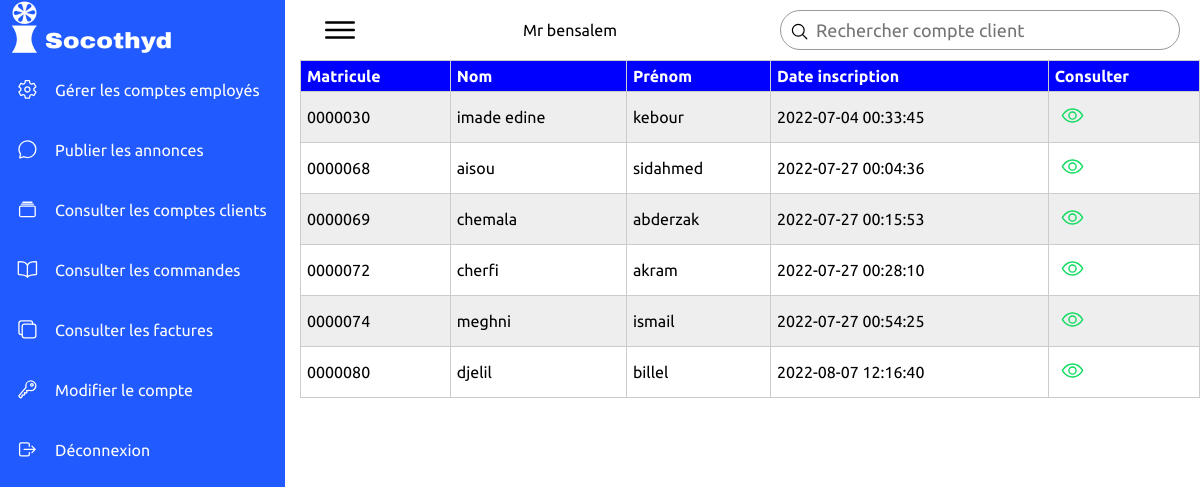
Screenshot of /admin/client/index.php (signed in) with the database file from the repository.
### tables this page shows
CREATE TABLE `users` (
  `mat` int(7) UNSIGNED ZEROFILL NOT NULL,
  `nom` varchar(50) NOT NULL,
  `prenom` varchar(50) NOT NULL,
  `adresse` varchar(150) NOT NULL,
  `num_tel` int(10) UNSIGNED ZEROFILL NOT NULL,
  `date` datetime NOT NULL,
  `password` varchar(40) NOT NULL,
  `role` varchar(20) NOT NULL DEFAULT 'client'
);

### admin/client/index.php (the view, shortened to what this page needs)
<?php
include 'connexion.php';
?>
<!DOCTYPE html>
<html lang="en">
<head>
    <link rel="stylesheet" href="asset/css/style.css">
    <head>
</head>
<body>
    <div class="container">
        <div class="navigation">
            <ul>
                <li>
                    <a href="index.php">
                        <span class="icon">
                            <img src="asset/imgs/so.png" alt="">
                        </span>
                        <span class="title"></span>
                    </a>
                </li>
                <li>
                    <a href="\socothyd\admin\cmptempl\index.php">
                        <span class="icon">
                            <ion-icon name="settings-outline"></ion-icon>
                        </span>
                        <span class="title">Gérer les comptes employés</span>
                    </a>
                </li>
                <li>
                    <a href="\socothyd\admin\annonces\index.php">
                        <span class="icon">
                            <ion-icon name="chatbubble-outline"></ion-icon>
                        </span>
                        <span class="title">Publier les annonces</span>
                    </a>
                </li>
                <li>
                    <a href="\socothyd\admin\client\index.php">
                        <span class="icon">
                            <ion-icon name="albums-outline"></ion-icon>
                        </span>
                        <span class="title">Consulter les comptes clients</span>
                    </a>
                </li>
                <li>
                    <a href="#">
                        <span class="icon">
                            <ion-icon name="book-outline"></ion-icon>
                        </span>
                        <span class="title">Consulter les commandes</span>
                    </a>
                </li>
                <li>
                    <a href="#">
                        <span class="icon">
                            <ion-icon name="copy-outline"></ion-icon>
                        </span>
                        <span class="title">Consulter les factures</span>
                    </a>
                </li>
                <li>
                    <a href="#">
                        <span class="icon">
                            <ion-icon name="key-outline"></ion-icon>
                        </span>
                        <span class="title">Modifier le compte</span>
                    </a>
                </li>
                <li>
                    <a href="deconnexion.php">
                        <span class="icon">
                            <ion-icon name="log-out-outline"></ion-icon>
                        </span>
                        <span class="title">Déconnexion</span>
                    </a>
                </li>
            </ul>
        </div>
        <div class="main">
            <div class="topbar">
                <div class="toggle">
                    <ion-icon name="menu-outline"></ion-icon>
                </div>
                Mr bensalem
                <div class="search">
                    <form action="searche.php" method="GET">
                    <label>
                        <input type="text" name="search" placeholder="Rechercher compte client">
                        <ion-icon name="search-outline"></ion-icon>
                    </label>
                    </form>
                </div>
            </div>
            <table>
	<thead>
	<tr>
		<th>Matricule</th>
		<th>Nom</th>
		<th>Prénom</th>
        <th>Date inscription</th>
        <th>Consulter</th>
	</tr>
	</thead>
	<?php
$sql = $conn->prepare(" SELECT * FROM users WHERE role IN ('client') ");
$sql->execute();
while($row=$sql->fetch()){
    ?>
<tr>
     <td><?php print $row['mat'] . "\t";?></td>
     <td><?php  print  $row['nom'] . "\t";?></td>
     <td><?php  print $row['prenom'] . "\n";?></td>
     <td><?php print $row['date'] . "\n";?></td>
     <td>
     <a href="cnslt.php?mat=<?php echo $row['mat'];?>">
                        <ion-icon name="eye-outline" color="success"></ion-icon>
                        </td>
     </tr>
     <?php
}
?>
</table>
</body>
</html>

### admin/client/asset/css/style.css (style rules this page uses)
* { font-family: "Ubuntu", sans-serif; margin: 0; padding: 0; box-sizing: border-box; }
:root { --blue: #215AFF; --white: #fff; --gray: #f5f5f5; --black1: #222; --black2: #999; }
body { min-height: 100vh; overflow-x: hidden; }
.container { position: relative; width: 100%; }
.navigation { position: fixed; width: 285px; height: 100%; background: var(--blue); border-left: 10px solid var(--blue); transition: 0.5s; overflow: hidden; font-size: 16px; }
.navigation ul { position: absolute; top: 0; left: 0; width: 100%; }
.navigation ul li { position: relative; width: 100%; list-style: none; border-top-left-radius: 30px; border-bottom-left-radius: 30px; }
.navigation ul li:nth-child(1) { margin-bottom: 5px; pointer-events: none; }
.navigation ul li a { position: relative; display: block; width: 100%; display: flex; text-decoration: none; color: var(--white); }
.navigation ul li a .icon { position: relative; display: block; min-width: 35px; height: 60px; line-height: 58px; text-align: center; }
.navigation ul li a .icon ion-icon { font-size: 1.30rem; }
.navigation ul li a .title { position: relative; display: block; padding: 0 10px; height: 60px; line-height: 50px; text-align: start; white-space: nowrap; }
.main { position: absolute; width: calc(100% - 300px); left: 300px; min-height: 100vh; background: var(--white); transition: 0.5s; }
.topbar { width: 100%; height: 60px; display: flex; justify-content: space-between; align-items: center; padding: 0 10px; }
.toggle { position: relative; width: 60px; height: 60px; display: flex; justify-content: center; align-items: center; font-size: 2.5rem; cursor: pointer; }
.search { position: relative; width: 400px; margin: 0 10px; }
.search label { position: relative; width: 100%; }
.search label input { width: 100%; height: 40px; border-radius: 40px; padding: 5px 20px; padding-left: 35px; font-size: 18px; outline: none; border: 1px solid var(--black2); }
.search label ion-icon { position: absolute; top: 0; left: 10px; font-size: 1.2rem; }

### admin/client/index.php (style rules this page uses)
table { width: 100%; border-collapse: collapse; }
tr:nth-of-type(odd) { background: #eee; }
th { background: blue; color: white; font-weight: bold; }
td, th { padding: 6px; border: 1px solid #ccc; text-align: left; }
td a ion-icon { font-size:23px; padding:6px; text-align: left; }

### rows the page displays
users: mat "0000030", nom "imade edine", prenom "kebour", date "2022-07-04 00:33:45"
users: mat "0000068", nom "aisou", prenom "sidahmed", date "2022-07-27 00:04:36"
users: mat "0000069", nom "chemala", prenom "abderzak", date "2022-07-27 00:15:53"
users: mat "0000072", nom "cherfi", prenom "akram", date "2022-07-27 00:28:10"
users: mat "0000074", nom "meghni", prenom "ismail", date "2022-07-27 00:54:25"
users: mat "0000080", nom "djelil", prenom "billel", date "2022-08-07 12:16:40"
